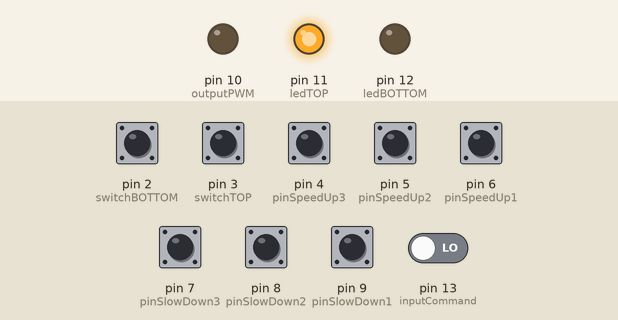
This program was run on a simulated Arduino Nano, built with avr-gcc and run on an emulated ATmega328P. Shown: output pins drawn as LEDs (lit = HIGH). Inputs (shaded band) come from the test bench; at power-on: pin 2 (switchBOTTOM), pin 4 (pinSpeedUp3), pin 5 (pinSpeedUp2), pin 6 (pinSpeedUp1), pin 7 (pinSlowDown3), pin 8 (pinSlowDown2), pin 9 (pinSlowDown1) HIGH, pin 3 (switchTOP), pin 13 (inputCommand) LOW. What the program prints to the serial monitor is not drawn.

Above: at 1.2 s.
1.3 s: pin 2 (switchBOTTOM) pulled LOW for 0.15 s
At 1.37 s:
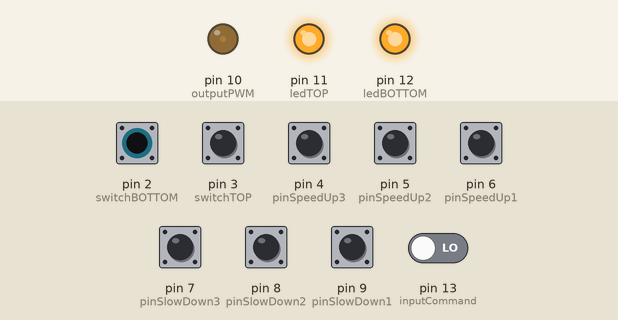
2.9 s: pin 3 (switchTOP) pulled HIGH for 0.15 s
At 2.97 s:
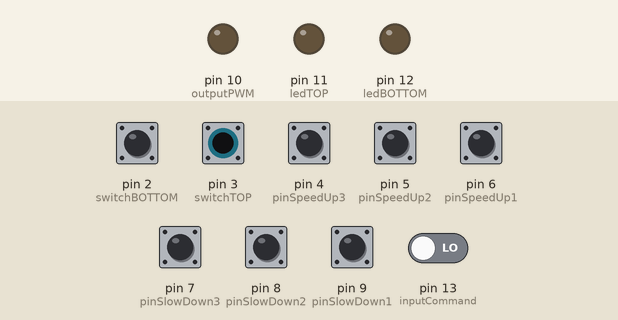
4.5 s: pin 13 (inputCommand) driven HIGH
At 5.2 s:
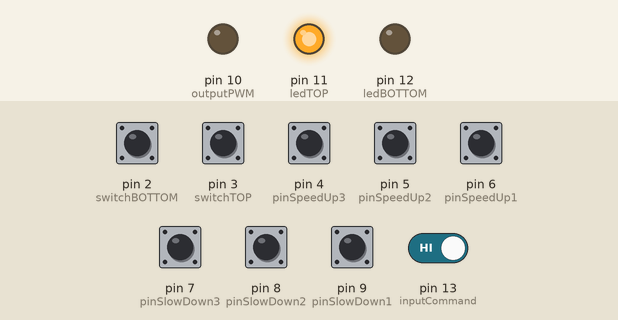
6.1 s: pin 2 (switchBOTTOM) pulled LOW for 1 s
At 6.4 s:
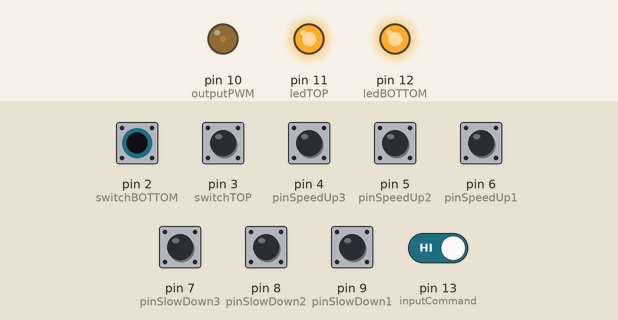
8.6 s: pin 2 (switchBOTTOM) pulled LOW for 3.2 s
At 12.2 s:
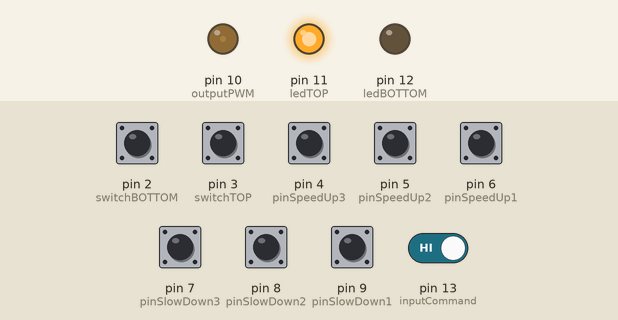
13.3 s: pin 2 (switchBOTTOM) driven LOW and pin 3 (switchTOP) driven HIGH
At 14.2 s:
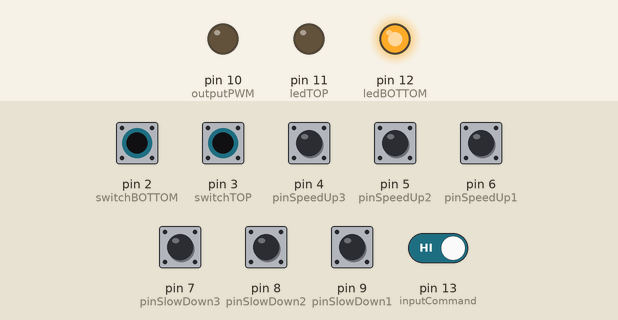
Timing chart, 0 to 15.8 s (numbered marks = the images above; inputs shaded):
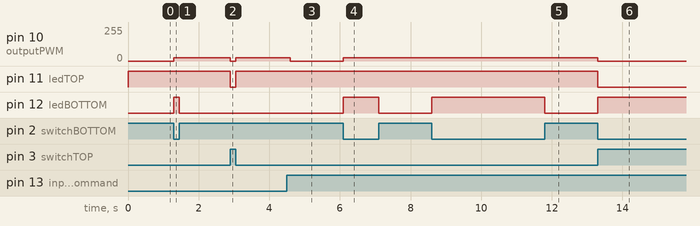

The program:

main.cpp
```cpp
#include "Arduino.h"
#include "TimerOne.h"
#include "header.h"

int speedUP;  // ускорение в %
int slowDown; // торможение в %

char buffer[50];

void switchTopInterrupt();
void switchBottomInterrupt();
void initializeSpeed();
void initializePosition();

void setup()
{
    Serial.begin(9600);

    pinMode(inputCommand, INPUT);
    pinMode(outputPWM, OUTPUT);
    pinMode(ledTOP, OUTPUT);
    pinMode(ledBOTTOM, OUTPUT);
    pinMode(switchTOP, INPUT);
    pinMode(switchBOTTOM, INPUT);

    pinMode(pinSpeedUp1, INPUT_PULLUP); // 6 pin
    pinMode(pinSpeedUp2, INPUT_PULLUP); // 5 pin
    pinMode(pinSpeedUp3, INPUT_PULLUP); // 4 pin

    pinMode(pinSlowDown1, INPUT_PULLUP); // 9 pin
    pinMode(pinSlowDown2, INPUT_PULLUP); // 8 pin
    pinMode(pinSlowDown3, INPUT_PULLUP); // 7 pin

    initializeSpeed();
    initializePosition();

    attachInterrupt(digitalPinToInterrupt(switchTOP), switchTopInterrupt, CHANGE);
    attachInterrupt(digitalPinToInterrupt(switchBOTTOM), switchBottomInterrupt, CHANGE);
    Timer1.initialize(1000000 / 10000); // 10 KHz
}

bool isCommand = 0; // если ли команда

void loop()
{ // если сигнал на включение ШИМ активен
    if (isCommand)
    {
        // проверяем, действительно ли есть сигнал на входе
        if (digitalRead(inputCommand) == HIGH) {} // если есть, ничего не делаем
        else if (digitalRead(inputCommand) == LOW)
        {
            // если нет - выключаем ШИМ, ставим флаг в 0
            Timer1.pwm(outputPWM, 0);
            isCommand = 0;
        }
    }
    else // если сигнал на включение ШИМ НЕ активен
    {
        // проверяем, действительно ли нет сигнала на входе
        if (digitalRead(inputCommand) == LOW) {}
        // если есть - включаем шим, ставим флаг в 1
        else if (digitalRead(inputCommand) == HIGH)
        {
            delay(preDelayMillisec);
            Timer1.pwm(outputPWM, 1023 / 100 * speedUP);
            isCommand = 1;
        }
    }
}

void initializeSpeed()
{
    // Инициализация джамперов настройки скоростей разгона и торможения
    if (digitalRead(pinSpeedUp1) == LOW) {speedUP = speedUp1;}
    else if (digitalRead(pinSpeedUp2) == LOW) speedUP = speedUp2;
    else if (digitalRead(pinSpeedUp3) == LOW) speedUP = speedUp3;

    if (digitalRead(pinSlowDown1) == LOW) slowDown = slowDown1;
    else if (digitalRead(pinSlowDown2) == LOW) slowDown = slowDown2;
    else if (digitalRead(pinSlowDown3) == LOW) slowDown = slowDown3;

    sprintf(buffer, "⇧%d⇧   ⇩%d⇩", speedUP, slowDown);
    Serial.println(buffer);
}

void initializePosition()
{
    // Определяем текущую позицию стрелы
    if (digitalRead(switchTOP) && !digitalRead(switchBOTTOM))
    {
        digitalWrite(ledBOTTOM, HIGH);
        digitalWrite(ledTOP, LOW);
        Serial.println("The barrier is CLOSED");
    }
    else if (!digitalRead(switchTOP) && digitalRead(switchBOTTOM))
    {
        digitalWrite(ledTOP, HIGH);
        digitalWrite(ledBOTTOM, LOW);
        Serial.println("The barrier is OPENED");
    }
    else Serial.println("Barrier in the MIDDLE position");
}

void switchTopInterrupt()
{
    // сработал верхний свитч - проверяем,
    if (digitalRead(switchTOP))
    {
        // если кнопка в 1 (отпущена), значит стрела двигается вверх, включаем замедление
        digitalWrite(ledTOP, LOW);
        Timer1.pwm(outputPWM, 1023 / 100 * slowDown);
        Serial.println("Top switch is release (1) >> Slow Down 1 >> ⇩⇩⇩ GO DOWN ⇩⇩⇩");
    }
    else if (!digitalRead(switchTOP))
    {
        // если кнопка в 0 (нажата), включаем торможение, шлагбаум открыт
        digitalWrite(ledTOP, HIGH);
        Timer1.pwm(outputPWM, 1023 / 100 * 10); // торможение в конце
        Serial.println("Top switch is pressed (0) >> Slow Down 2 >> || OPENED ||");
    }
}

void switchBottomInterrupt()
{
    // сработал нижний свитч - проверяем,
    if (digitalRead(switchBOTTOM))
    {
        // если кнопка в 1 (отпущена), значит стрела двигается вниз, включаем замедление
        digitalWrite(ledBOTTOM, LOW);
        if (slowDown == 0) {}
        else Timer1.pwm(outputPWM, 1023 / 100 * slowDown);
        Serial.println("Bottom switch is release (1) - Slow Down 1 >> ⇧⇧⇧ GO UP ⇧⇧⇧");
    }
    else if (!digitalRead(switchBOTTOM))
    {
        // если кнопка в 0 (нажата), включаем торможение, шлагбаум закрыт
        digitalWrite(ledBOTTOM, HIGH);
        Timer1.pwm(outputPWM, 1023 / 100 * 10); // торможение в конце
        Serial.println("Bottom switch is pressed (0) >> Slow Down 2 >> == CLOSED ==");
    }
}
```

header.h
```cpp
#define inputCommand 13 // сигнал открыть/закрыть от контроллера
#define outputPWM 10    // выход ШИМ

#define ledTOP 11    // индикация состояния верхнего микрика
#define ledBOTTOM 12 // индикация состояния нижнего микрика

#define switchTOP 3    // вход микрика (Состояние шлагбаума: 1 - закрыт, 0 - открыт)
#define switchBOTTOM 2 // вход микрика (Состояние шлагбаума: 0 - закрыт, 1 - открыт)

#define amountErrorSwitch 3 // количество допустимых ошибок свитчей (когда один из них сломался либо стрела не дошла до конца)

// джамперы подстройки разгона
#define pinSpeedUp1 6
#define pinSpeedUp2 5
#define pinSpeedUp3 4

// настройка скорости разгона в %
#define speedUp1 60
#define speedUp2 70
#define speedUp3 80

// джамперы подстройки торможения
#define pinSlowDown1 9
#define pinSlowDown2 8
#define pinSlowDown3 7

// настройка скорости торможения в %
#define slowDown1 60
#define slowDown2 70
#define slowDown3 80

// задержка перед началом движения
#define preDelayMillisec 100
```

Measured:
- after the input at 1.3 s, pin 10 (outputPWM): 0/255 → 25/255 at once; pin 12 (ledBOTTOM): LOW → HIGH at once, → LOW 0.15 s later
- after the input at 2.9 s, pin 10 (outputPWM): 25/255 → 0/255 at once, → 25/255 0.15 s later; pin 11 (ledTOP): HIGH → LOW at once, → HIGH 0.15 s later
- after the input at 4.5 s, pin 10 (outputPWM): 25/255 → 0/255 after 0.10 s
- after the input at 6.1 s, pin 10 (outputPWM): 0/255 → 25/255 at once; pin 12 (ledBOTTOM): LOW → HIGH at once, → LOW 1.0 s later
- after the input at 8.6 s, pin 12 (ledBOTTOM): LOW → HIGH at once, → LOW 3.2 s later
- after the input at 13.3 s, pin 10 (outputPWM): 25/255 → 0/255 at once; pin 11 (ledTOP): HIGH → LOW at once; pin 12 (ledBOTTOM): LOW → HIGH at once
